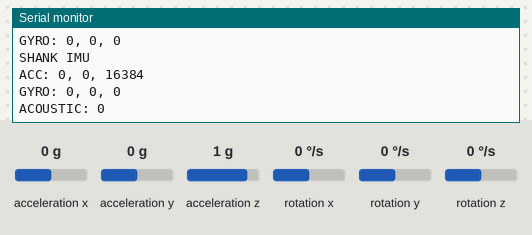
Recording of a sketch running on a simulated ESP32-S3. Shown: the last lines printed to the serial monitor. Wiring (inferred from the names in the program): MPU-9250 motion sensor at I2C address 0x68; MPU-9250 motion sensor at I2C address 0x69. Inputs (shaded band) come from the test bench; at power-on: acceleration x 0 g, acceleration y 0 g, acceleration z 1 g, rotation x 0 °/s, rotation y 0 °/s, rotation z 0 °/s. I2S audio is not simulated (input reads silence).

Above: at 3.5 s.
3.6 s: acceleration x set to -1.4 g
At 4.9 s:
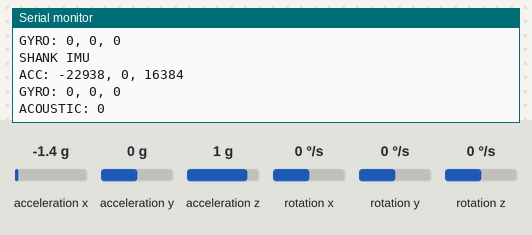
5.1 s: acceleration y set to -1.4 g
At 5.8 s:
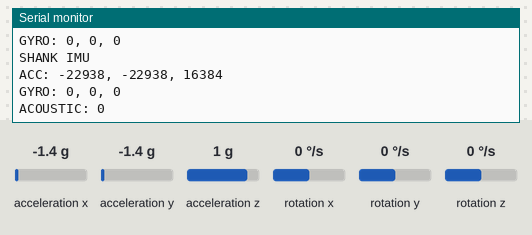
6.6 s: acceleration z set to -1.4 g
At 7.9 s:
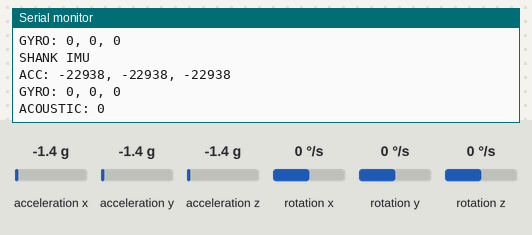
8.1 s: rotation x set to -192 °/s
At 9.2 s:
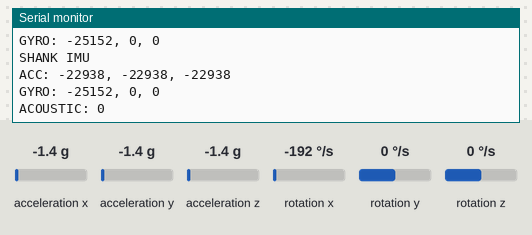
9.6 s: rotation y set to -192 °/s
At 10.9 s:
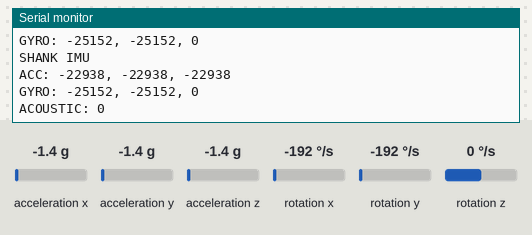
Timing chart, 0 to 12.1 s (numbered marks = the images above; inputs shaded):
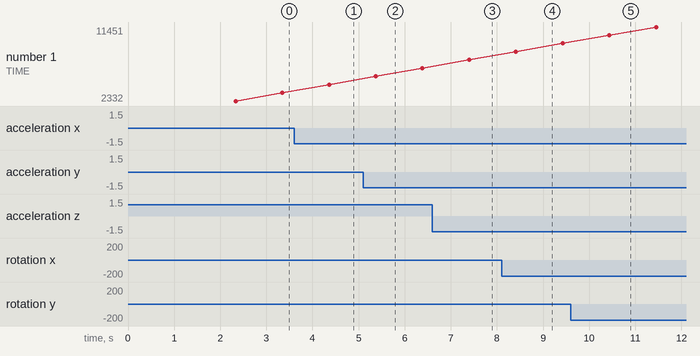

The sketch:

imu_acoustic_test.ino
```cpp
#include <Wire.h>
#include "driver/i2s.h"

// =====================================================
// ESP32-S3
// THIGH MPU + SHANK MPU + INMP441
// =====================================================


// =====================================================
// I2C PINS
// =====================================================

#define SDA_PIN 21
#define SCL_PIN 7

// MPU addresses
#define THIGH_IMU 0x68
#define SHANK_IMU 0x69


// =====================================================
// INMP441 I2S PINS
// =====================================================

#define I2S_PORT I2S_NUM_0

#define I2S_BCLK 4
#define I2S_WS   5
#define I2S_DATA 6


// =====================================================
// MPU-9250 / MPU-6500 REGISTERS
// =====================================================

#define WHO_AM_I      0x75
#define PWR_MGMT_1    0x6B
#define SMPLRT_DIV    0x19
#define CONFIG_REG    0x1A
#define GYRO_CONFIG   0x1B
#define ACCEL_CONFIG  0x1C
#define ACCEL_XOUT_H  0x3B


// =====================================================
// MPU WRITE
// =====================================================

void writeMPU(uint8_t address, uint8_t reg, uint8_t value)
{
    Wire.beginTransmission(address);

    Wire.write(reg);
    Wire.write(value);

    uint8_t error = Wire.endTransmission();

    if (error != 0)
    {
        Serial.print("I2C WRITE ERROR 0x");
        Serial.println(error, HEX);
    }
}


// =====================================================
// MPU READ REGISTER
// =====================================================

uint8_t readRegister(uint8_t address, uint8_t reg)
{
    Wire.beginTransmission(address);

    Wire.write(reg);

    uint8_t error = Wire.endTransmission(false);

    if (error != 0)
    {
        return 0xFF;
    }

    Wire.requestFrom(address, (uint8_t)1);

    if (Wire.available())
    {
        return Wire.read();
    }

    return 0xFF;
}


// =====================================================
// INITIALIZE MPU
// =====================================================

bool initMPU(uint8_t address)
{
    uint8_t who = readRegister(address, WHO_AM_I);

    Serial.print("Checking MPU at 0x");
    Serial.print(address, HEX);

    Serial.print(" | WHO_AM_I = 0x");
    Serial.println(who, HEX);


    if (who == 0xFF)
    {
        Serial.println("ERROR: MPU NOT FOUND");

        return false;
    }


    // Wake MPU
    writeMPU(
        address,
        PWR_MGMT_1,
        0x00
    );

    delay(100);


    // Sample rate divider
    writeMPU(
        address,
        SMPLRT_DIV,
        0x04
    );


    // Digital low-pass filter
    writeMPU(
        address,
        CONFIG_REG,
        0x03
    );


    // Gyroscope ±250 dps
    writeMPU(
        address,
        GYRO_CONFIG,
        0x00
    );


    // Accelerometer ±2g
    writeMPU(
        address,
        ACCEL_CONFIG,
        0x00
    );


    delay(50);


    Serial.print("MPU 0x");
    Serial.print(address, HEX);

    Serial.println(" initialized");

    return true;
}


// =====================================================
// READ MPU
// =====================================================

void readMPU(
    uint8_t address,

    int16_t &ax,
    int16_t &ay,
    int16_t &az,

    int16_t &gx,
    int16_t &gy,
    int16_t &gz
)
{
    Wire.beginTransmission(address);

    Wire.write(ACCEL_XOUT_H);

    Wire.endTransmission(false);

    Wire.requestFrom(
        address,
        (uint8_t)14
    );


    if (Wire.available() < 14)
    {
        ax = 0;
        ay = 0;
        az = 0;

        gx = 0;
        gy = 0;
        gz = 0;

        return;
    }


    // Accelerometer

    ax =
        (Wire.read() << 8) |
        Wire.read();

    ay =
        (Wire.read() << 8) |
        Wire.read();

    az =
        (Wire.read() << 8) |
        Wire.read();


    // Temperature
    Wire.read();
    Wire.read();


    // Gyroscope

    gx =
        (Wire.read() << 8) |
        Wire.read();

    gy =
        (Wire.read() << 8) |
        Wire.read();

    gz =
        (Wire.read() << 8) |
        Wire.read();
}


// =====================================================
// INMP441 SETUP
// =====================================================

void setupI2S()
{
    i2s_config_t i2s_config =
    {
        .mode =
            (i2s_mode_t)(
                I2S_MODE_MASTER |
                I2S_MODE_RX
            ),

        .sample_rate = 16000,

        .bits_per_sample =
            I2S_BITS_PER_SAMPLE_32BIT,

        .channel_format =
            I2S_CHANNEL_FMT_ONLY_LEFT,

        .communication_format =
            I2S_COMM_FORMAT_I2S,

        .intr_alloc_flags =
            ESP_INTR_FLAG_LEVEL1,

        .dma_buf_count = 8,

        .dma_buf_len = 64,

        .use_apll = false,

        .tx_desc_auto_clear = false,

        .fixed_mclk = 0
    };


    i2s_pin_config_t pin_config =
    {
        .bck_io_num = I2S_BCLK,

        .ws_io_num = I2S_WS,

        .data_out_num =
            I2S_PIN_NO_CHANGE,

        .data_in_num =
            I2S_DATA
    };


    i2s_driver_install(
        I2S_PORT,
        &i2s_config,
        0,
        NULL
    );


    i2s_set_pin(
        I2S_PORT,
        &pin_config
    );


    i2s_zero_dma_buffer(
        I2S_PORT
    );


    Serial.println("INMP441 initialized");
}


// =====================================================
// READ INMP441
// =====================================================

int32_t readMicrophone()
{
    int32_t sample = 0;

    size_t bytesRead = 0;


    i2s_read(
        I2S_PORT,

        &sample,

        sizeof(sample),

        &bytesRead,

        100
    );


    if (bytesRead != sizeof(sample))
    {
        return 0;
    }


    // Convert 24-bit microphone data
    sample = sample >> 8;


    return sample;
}


// =====================================================
// SETUP
// =====================================================

void setup()
{
    Serial.begin(115200);

    delay(2000);


    Serial.println();
    Serial.println("========================================");
    Serial.println(" ESP32-S3 SENSOR NODE");
    Serial.println(" THIGH + SHANK IMU + INMP441");
    Serial.println("========================================");


    // =================================================
    // I2C
    // =================================================

    Serial.println();
    Serial.println("Starting I2C...");


    Wire.begin(
        SDA_PIN,
        SCL_PIN
    );


    Wire.setClock(400000);


    // =================================================
    // THIGH MPU
    // =================================================

    Serial.println();
    Serial.println("Initializing THIGH MPU...");


    if (initMPU(THIGH_IMU))
    {
        Serial.println("THIGH MPU -> OK");
    }
    else
    {
        Serial.println("THIGH MPU -> FAILED");
    }


    // =================================================
    // SHANK MPU
    // =================================================

    Serial.println();
    Serial.println("Initializing SHANK MPU...");


    if (initMPU(SHANK_IMU))
    {
        Serial.println("SHANK MPU -> OK");
    }
    else
    {
        Serial.println("SHANK MPU -> FAILED");
    }


    // =================================================
    // INMP441
    // =================================================

    Serial.println();
    Serial.println("Initializing INMP441...");


    setupI2S();


    // =================================================
    // DONE
    // =================================================

    Serial.println();
    Serial.println("========================================");
    Serial.println(" ALL SENSORS INITIALIZED");
    Serial.println("========================================");
    Serial.println();
}


// =====================================================
// LOOP
// =====================================================

void loop()
{
    unsigned long timestamp = millis();


    // =================================================
    // THIGH VARIABLES
    // =================================================

    int16_t thighAX;
    int16_t thighAY;
    int16_t thighAZ;

    int16_t thighGX;
    int16_t thighGY;
    int16_t thighGZ;


    // =================================================
    // SHANK VARIABLES
    // =================================================

    int16_t shankAX;
    int16_t shankAY;
    int16_t shankAZ;

    int16_t shankGX;
    int16_t shankGY;
    int16_t shankGZ;


    // =================================================
    // READ THIGH IMU
    // =================================================

    readMPU(
        THIGH_IMU,

        thighAX,
        thighAY,
        thighAZ,

        thighGX,
        thighGY,
        thighGZ
    );


    // =================================================
    // READ SHANK IMU
    // =================================================

    readMPU(
        SHANK_IMU,

        shankAX,
        shankAY,
        shankAZ,

        shankGX,
        shankGY,
        shankGZ
    );


    // =================================================
    // READ MICROPHONE
    // =================================================

    int32_t acoustic =
        readMicrophone();


    // =================================================
    // SERIAL OUTPUT
    // =================================================

    Serial.println(
        "----------------------------------------"
    );


    // Timestamp

    Serial.print("TIME: ");
    Serial.print(timestamp);
    Serial.println(" ms");


    // =================================================
    // THIGH
    // =================================================

    Serial.println("THIGH IMU");

    Serial.print("ACC: ");

    Serial.print(thighAX);
    Serial.print(", ");

    Serial.print(thighAY);
    Serial.print(", ");

    Serial.println(thighAZ);


    Serial.print("GYRO: ");

    Serial.print(thighGX);
    Serial.print(", ");

    Serial.print(thighGY);
    Serial.print(", ");

    Serial.println(thighGZ);


    // =================================================
    // SHANK
    // =================================================

    Serial.println("SHANK IMU");

    Serial.print("ACC: ");

    Serial.print(shankAX);
    Serial.print(", ");

    Serial.print(shankAY);
    Serial.print(", ");

    Serial.println(shankAZ);


    Serial.print("GYRO: ");

    Serial.print(shankGX);
    Serial.print(", ");

    Serial.print(shankGY);
    Serial.print(", ");

    Serial.println(shankGZ);


    // =================================================
    // ACOUSTIC
    // =================================================

    Serial.print("ACOUSTIC: ");

    Serial.println(acoustic);


    delay(1000);
}
```

Measured:
- after the input at 3.6 s, the serial monitor: prints a new line after 0.76 s (image 1)
- after the input at 5.1 s, the serial monitor: prints a new line after 0.27 s (image 2)
- after the input at 6.6 s, the serial monitor: prints a new line after 0.80 s (image 3)
- after the input at 8.1 s, the serial monitor: prints a new line after 0.31 s (image 4)
- after the input at 9.6 s, the serial monitor: prints a new line after 0.84 s (image 5)
- plotted number 1: 4357 → 6382 after the input at 5.1 s
